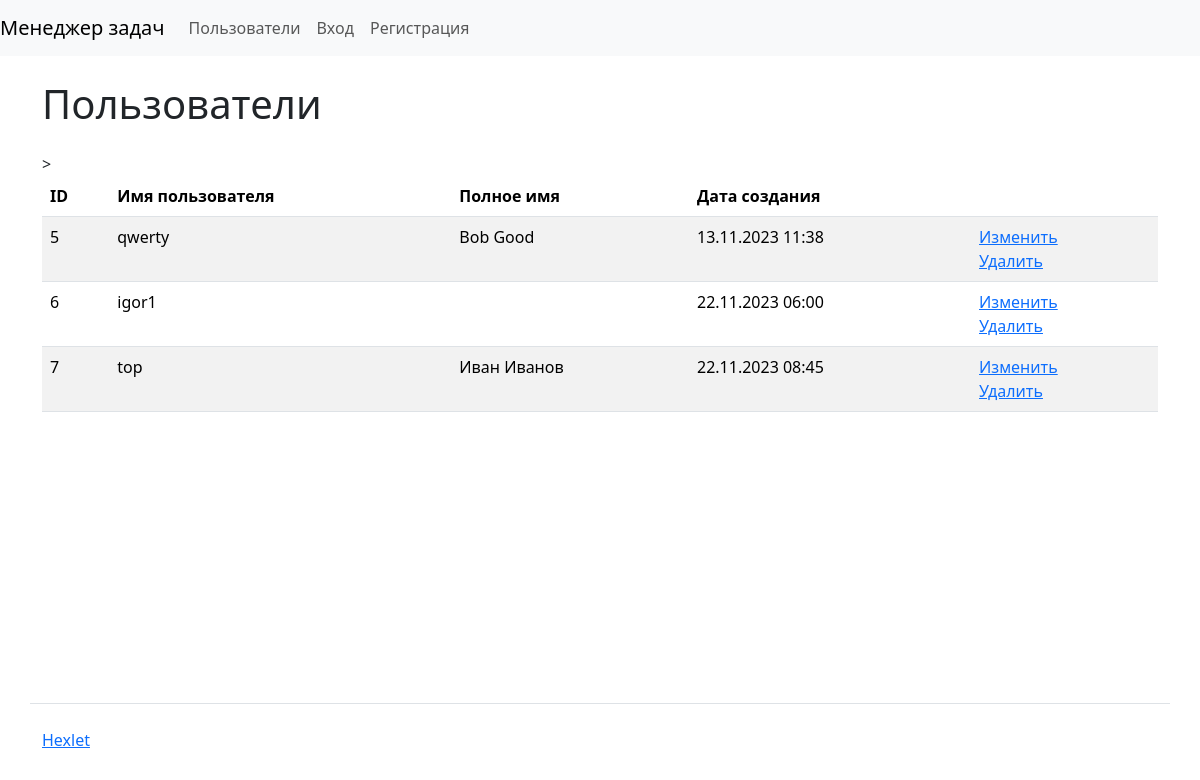
/users/, run on an earlier commit of the app's database.
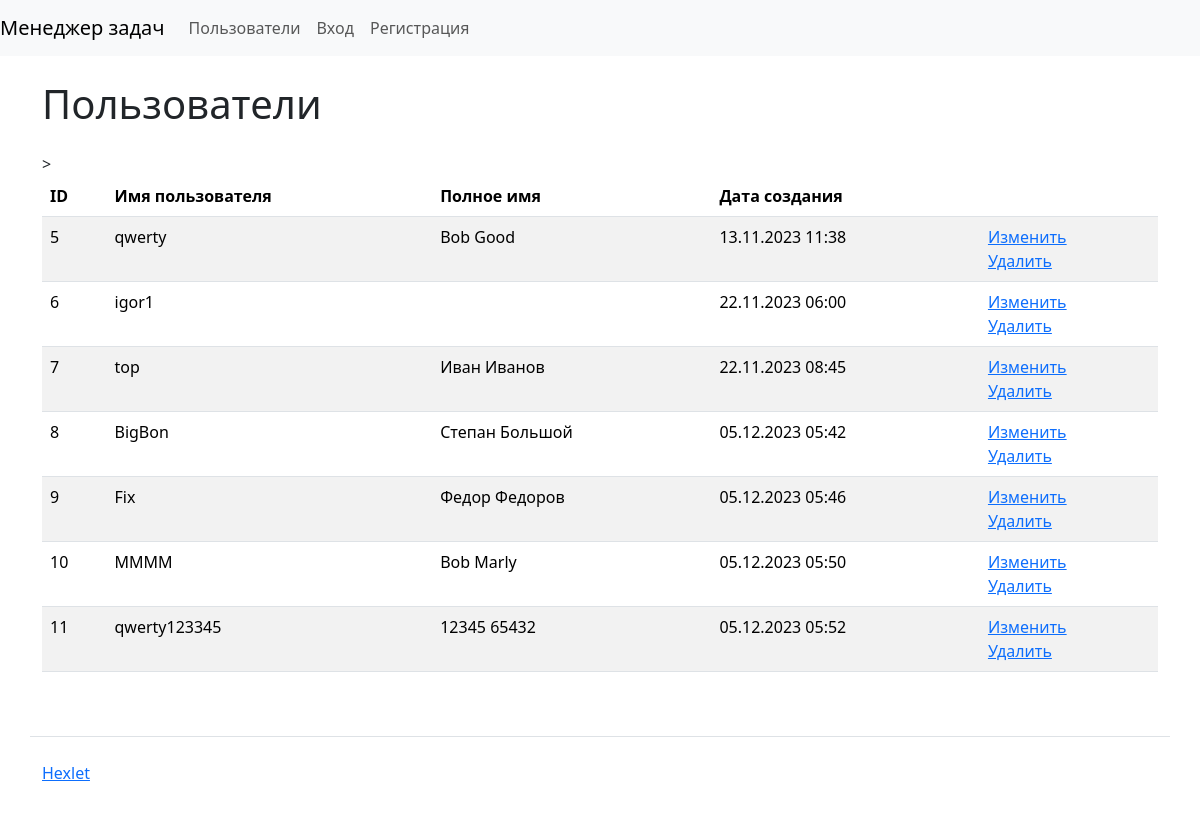
And on a later commit of the database.
### task_manager/users/models.py (models this page shows)
class User(AbstractUser):
    def __str__(self):
        return self.get_full_name()
    def get_absolute_url(self):
        return reverse("login")

### task_manager/users/views.py (the view)
# urls.py: path('', views.IndexView.as_view(), name="index"),
class IndexView(ListView):
    def get(self, request, *args, **kwargs):
        users = User.objects.all()
        return render(request, 'users/users.html', {
            'users': users
        })

### task_manager/templates/users/users.html (shortened to what this page needs)
{% extends 'base.html' %}
{% load django_bootstrap5 %}
{% load i18n %}
{% block content %}
      <h1 class="my-4">{% trans 'Users' %}</h1>
        <table class="table table-striped">
          <thead class="thead-dark">
            <tr>
              <th>ID</th>
              <th>{% trans 'Username' %}</th>
              <th>{% trans 'Full name' %}</th>
              <th>{% trans 'Date of creation' %}</th>
              <th></th>>
            </tr>
          </thead>
          <tbody>
          {% for user in users %}
            <tr class="align-baseline">
              <td>{{ user.id }}</td>
              <td>{{ user.username }}</td>
              <td>{{ user.first_name }} {{ user.last_name }}</td>
              <td>{{ user.date_joined|date:"d.m.Y H:i" }}</td>
              <td>
                <a href="{% url 'users_update' pk=user.id %}" >{% trans 'Edit' %}</a>
                <br>
                <a href="{% url 'users_delete' pk=user.id %}" >{% trans 'Delete' %}</a>
              </td>
            </tr>
          {% endfor %}
          </tbody>
        </table>
{% endblock %}

What changed in the data, as far as the page shows it:
added User: id "8", username "BigBon", first_name "Степан", last_name "Большой", date_joined "05.12.2023 05:42"
added User: id "9", username "Fix", first_name "Федор", last_name "Федоров", date_joined "05.12.2023 05:46"
added User: id "10", username "MMMM", first_name "Bob", last_name "Marly", date_joined "05.12.2023 05:50"
added User: id "11", username "qwerty123345", first_name "12345", last_name "65432", date_joined "05.12.2023 05:52"
